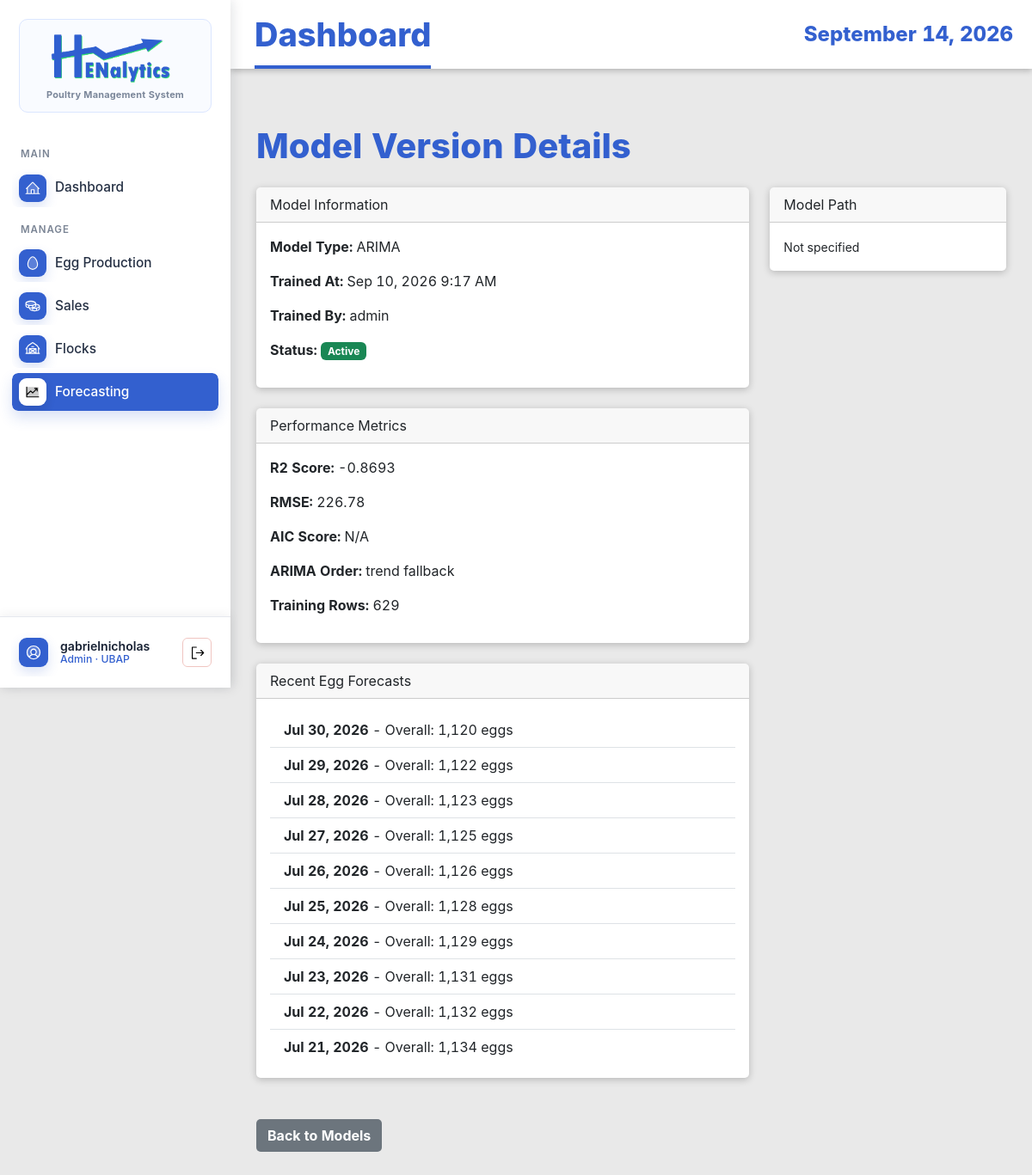
Before: /model-versions/570/ (signed in) with the older database file.
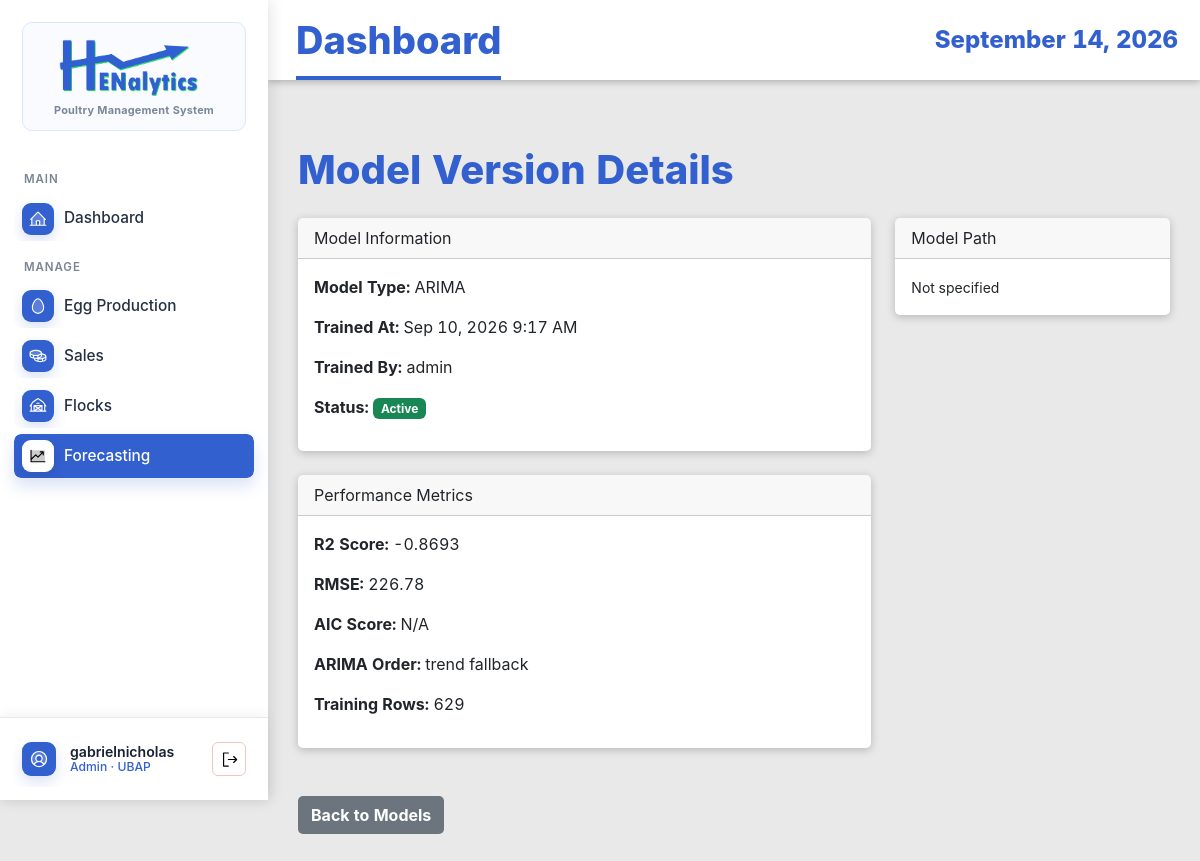
After: the same page with the newer database file.
### EggProduction/models.py (models this page shows, shortened)
class ModelVersion(models.Model):
    MODEL_TYPE_CHOICES = (
        ('arima', 'ARIMA'),
        ('mlr', 'Multiple Linear Regression'),
        ('hybrid', 'Hybrid Model'),
        ('lstm', 'LSTM Neural Network'),
    )
    model_type = models.CharField(max_length=20, choices=MODEL_TYPE_CHOICES)
    trained_at = models.DateTimeField(auto_now_add=True)
    triggered_by = models.ForeignKey(User, on_delete=models.SET_NULL, null=True)
    r2_score = models.DecimalField(max_digits=5, decimal_places=4, null=True, blank=True)
    rmse = models.DecimalField(max_digits=10, decimal_places=2, null=True, blank=True)
    mae = models.DecimalField(max_digits=10, decimal_places=2, null=True, blank=True)
    mape = models.DecimalField(max_digits=8, decimal_places=2, null=True, blank=True)
    baseline_rmse = models.DecimalField(max_digits=10, decimal_places=2, null=True, blank=True)
    aic_score = models.DecimalField(max_digits=15, decimal_places=2, null=True, blank=True)
    arima_order = models.CharField(max_length=80, null=True, blank=True, help_text="Format: (p,d,q)")
    pkl_path = models.CharField(max_length=255, null=True, blank=True)
    feature_set = models.CharField(max_length=50, blank=True, default='')
    selection_metric = models.CharField(max_length=30, blank=True, default='rolling_mae_mape')
    comparison_summary = models.JSONField(blank=True, default=dict)
    is_active = models.BooleanField(default=True)
    training_rows = models.IntegerField(null=True, blank=True)
    created_at = models.DateTimeField(auto_now_add=True)
    class Meta:
        ordering = ['-trained_at']
        verbose_name_plural = "Model Versions"

class HarvestForecast(models.Model):
    flock = models.ForeignKey(Flock, on_delete=models.CASCADE, related_name='harvest_forecasts')
    model_version = models.ForeignKey(ModelVersion, on_delete=models.CASCADE, related_name='harvest_forecasts')
    forecast_date = models.DateField()
    grade = models.CharField('egg size', max_length=20, choices=FORECAST_CATEGORY_CHOICES)
    predicted_qty = models.IntegerField(validators=[MinValueValidator(0)])
    lower_qty = models.IntegerField(validators=[MinValueValidator(0)], null=True, blank=True)
    upper_qty = models.IntegerField(validators=[MinValueValidator(0)], null=True, blank=True)
    created_at = models.DateTimeField(auto_now_add=True)
    class Meta:
        ordering = ['-forecast_date']
        unique_together = ('flock', 'model_version', 'forecast_date', 'grade')

### EggProduction/views.py (the view)
# urls.py: path('model-versions/<int:pk>/', views.ModelVersionDetailView.as_view(), name='model-version-detail'),
class ModelVersionDetailView(AdminAccessMixin, DetailView):
    model = ModelVersion
    template_name = 'egg_production/model_version_detail.html'
    context_object_name = 'model'
    def get_context_data(self, **kwargs):
        context = super().get_context_data(**kwargs)
        model = self.get_object()
        context['harvest_forecasts'] = HarvestForecast.objects.filter(model_version=model)[:10]
        context['sales_forecasts'] = SalesForecast.objects.filter(model_version=model)[:10]
        return context

### EggProduction/views.py (called while the page is built)
    def test_func(self):
        user = self.request.user
        try:
            profile = UserProfile.objects.get(user=user)
            return profile.role == 'admin' or user.username == 'gabrielnicholas'
        except UserProfile.DoesNotExist:
            return user.username == 'gabrielnicholas'

### EggProduction/templates/egg_production/model_version_detail.html (shortened to what this page needs)
{% extends 'base.html' %}
{% load humanize %}
{% block content %}
<div class="container mt-4">
    <h1 class="mb-4">Model Version Details</h1>
    <div class="row mb-4">
        <div class="col-md-8">
            <div class="card mb-4">
                <div class="card-header">Model Information</div>
                <div class="card-body">
                    <p><strong>Model Type:</strong> {{ model.get_model_type_display }}</p>
                    <p><strong>Trained At:</strong> {{ model.trained_at|date:"M d, Y g:i A" }}</p>
                    <p><strong>Trained By:</strong> {{ model.triggered_by.get_full_name|default:model.triggered_by.username }}</p>
                    <p><strong>Status:</strong>
                        {% if model.is_active %}<span class="badge bg-success">Active</span>
                        {% else %}<span class="badge bg-secondary">Inactive</span>{% endif %}
                    </p>
                </div>
            </div>
            <div class="card mb-4">
                <div class="card-header">Performance Metrics</div>
                <div class="card-body">
                    <p><strong>R2 Score:</strong> {{ model.r2_score|default:"N/A" }}</p>
                    <p><strong>RMSE:</strong> {{ model.rmse|default:"N/A" }}</p>
                    <p><strong>AIC Score:</strong> {{ model.aic_score|default:"N/A" }}</p>
                    <p><strong>ARIMA Order:</strong> {{ model.arima_order|default:"N/A" }}</p>
                    <p><strong>Training Rows:</strong> {{ model.training_rows|default:"N/A"|intcomma }}</p>
                </div>
            </div>
            {% if harvest_forecasts %}
            <div class="card mb-4">
                <div class="card-header">Recent Egg Forecasts</div>
                <div class="card-body">
                    <ul class="list-group list-group-flush">
                        {% for forecast in harvest_forecasts %}
                        <li class="list-group-item">
                            <strong>{{ forecast.forecast_date|date:"M d, Y" }}</strong> -
                            {{ forecast.get_grade_display }}: {{ forecast.predicted_qty|intcomma }} eggs
                        </li>
                        {% endfor %}
                    </ul>
                </div>
            </div>
            {% endif %}
        </div>
        <div class="col-md-4">
            <div class="card">
                <div class="card-header">Model Path</div>
                <div class="card-body">
                    <small>{{ model.pkl_path|default:"Not specified" }}</small>
                </div>
            </div>
        </div>
    </div>
    <a href="{% url 'eggproduction:model-version-list' %}" class="btn btn-secondary">Back to Models</a>
</div>
{% endblock %}

### EggProduction/templates/base.html (shortened to what this page needs)
{% load static %}
<!DOCTYPE html>
<html lang="en">
<head>
    <link href="{% static 'vendor/bootstrap/css/bootstrap.min.css' %}" rel="stylesheet">
    <link rel="stylesheet" href="{% static 'vendor/datatables/css/jquery.dataTables.min.css' %}">
    <link rel="stylesheet" href="{% static 'vendor/datatables-buttons/css/buttons.dataTables.min.css' %}">
    <link rel="stylesheet" href="{% static 'EggProduction/css/style.css' %}">
</head>
<body class="{% if request.user.is_authenticated %}app-body{% else %}auth-body{% endif %}">
    {% if request.user.is_authenticated %}
    <div class="app-shell">
        <aside class="app-sidebar">
            <a href="{% url 'eggproduction:dashboard' %}" class="brand-lockup">
                <span class="brand-card">
                    <img src="{% static 'EggProduction/img/logo-blue-ver.png' %}" alt="Henalytics">
                    <span class="brand-subtitle">Poultry Management System</span>
                </span>
            </a>
            <nav class="side-nav" aria-label="Main navigation">
                <div class="nav-section-label">MAIN</div>
                <a href="{% url 'eggproduction:dashboard' %}"
                    class="side-link {% if request.resolver_match.url_name == 'dashboard' %}active{% endif %}">
                    <img class="side-icon side-img-icon" src="{% static 'EggProduction/img/house-line-duotone.svg' %}"
                        alt="" aria-hidden="true">
                    <span>Dashboard</span>
                </a>
                <div class="nav-section-label">MANAGE</div>
                <a href="{% url 'eggproduction:production-log-list' %}"
                    class="side-link {% if 'production-log' in request.resolver_match.url_name or 'grading-log' in request.resolver_match.url_name %}active{% endif %}">
                    <img class="side-icon side-img-icon" src="{% static 'EggProduction/img/egg-duotone.svg' %}" alt=""
                        aria-hidden="true">
                    <span>Egg Production</span>
                </a>
                <a href="{% url 'eggproduction:sales-transaction-list' %}"
                    class="side-link {% if 'sales-transaction' in request.resolver_match.url_name or 'sales-item' in request.resolver_match.url_name %}active{% endif %}">
                    <img class="side-icon side-img-icon" src="{% static 'EggProduction/img/coins-duotone.svg' %}" alt=""
                        aria-hidden="true">
                    <span>Sales</span>
                </a>
                <a href="{% url 'eggproduction:flock-list' %}"
                    class="side-link {% if 'flock' in request.resolver_match.url_name %}active{% endif %}">
                    <img class="side-icon side-img-icon" src="{% static 'EggProduction/img/barn-duotone.svg' %}" alt=""
                        aria-hidden="true">
                    <span>Flocks</span>
                </a>
                {% if request.user.userprofile.role == 'admin' or request.user.username == 'gabrielnicholas' %}
                <a href="{% url 'eggproduction:harvest-forecast-list' %}"
                    class="side-link {% if request.resolver_match.url_name == 'experimental-forecasting' or 'forecast' in request.resolver_match.url_name or 'model-version' in request.resolver_match.url_name %}active{% endif %}">
                    <img class="side-icon side-img-icon" src="{% static 'EggProduction/img/chart-line-up-duotone.svg' %}"
                        alt="" aria-hidden="true">
                    <span>Forecasting</span>
                </a>
                {% endif %}
            </nav>
            <div class="sidebar-account">
                <div class="account-summary">
                    <img class="account-avatar-img" src="{% static 'EggProduction/img/user-circle-duotone.svg' %}" alt=""
                        aria-hidden="true">
                    <span class="account-copy">
                        <span class="account-name">{{ request.user.get_full_name|default:request.user.username }}</span>
                        <span class="account-role">
                            {% if request.user.is_superuser %}
                            Admin
                            {% elif request.user.userprofile.display_role %}
                            {{ request.user.userprofile.display_role }}
                            {% else %}
                            Staff
                            {% endif %}
                            &middot; UBAP
                        </span>
                    </span>
                    <form method="post" action="{% url 'logout' %}" class="account-logout-form account-logout-inline" data-swal-logout
                        data-swal-title="Sign out?"
                        data-swal-text="You will be returned to the login page."
                        data-swal-confirm-text="Sign out"
                        data-swal-cancel-text="Stay signed in">
                        <button type="submit" class="account-logout-button" title="Logout" aria-label="Logout">
                            <img class="logout-icon-img" src="{% static 'EggProduction/img/sign-out.svg' %}" alt="" aria-hidden="true">
                        </button>
                    </form>
                </div>
            </div>
        </aside>
        <section class="app-panel">
            <header class="app-topbar">
                <h1>{% block page_title %}Dashboard{% endblock %}</h1>
                <time>{% now "F j, Y" %}</time>
            </header>
            <main class="app-content">
                {% else %}
                <main>
                    {% endif %}
                    {% block content %}{% endblock %}
                    {% if request.user.is_authenticated %}
                </main>
        </section>
    </div>
    {% else %}
    </main>
    {% endif %}
</body>
</html>

Changed rows visible on the page:
removed HarvestForecast: forecast_date "Jul 30, 2026", grade "Overall", predicted_qty "1,120"
removed HarvestForecast: forecast_date "Jul 29, 2026", grade "Overall", predicted_qty "1,122"
removed HarvestForecast: forecast_date "Jul 28, 2026", grade "Overall", predicted_qty "1,123"
removed HarvestForecast: forecast_date "Jul 27, 2026", grade "Overall", predicted_qty "1,125"
removed HarvestForecast: forecast_date "Jul 26, 2026", grade "Overall", predicted_qty "1,126"
removed HarvestForecast: forecast_date "Jul 25, 2026", grade "Overall", predicted_qty "1,128"
removed HarvestForecast: forecast_date "Jul 24, 2026", grade "Overall", predicted_qty "1,129"
removed HarvestForecast: forecast_date "Jul 23, 2026", grade "Overall", predicted_qty "1,131"
removed HarvestForecast: forecast_date "Jul 22, 2026", grade "Overall", predicted_qty "1,132"
removed HarvestForecast: forecast_date "Jul 21, 2026", grade "Overall", predicted_qty "1,134"
Other visible differences:
text no longer shown: "Recent Egg Forecasts"
